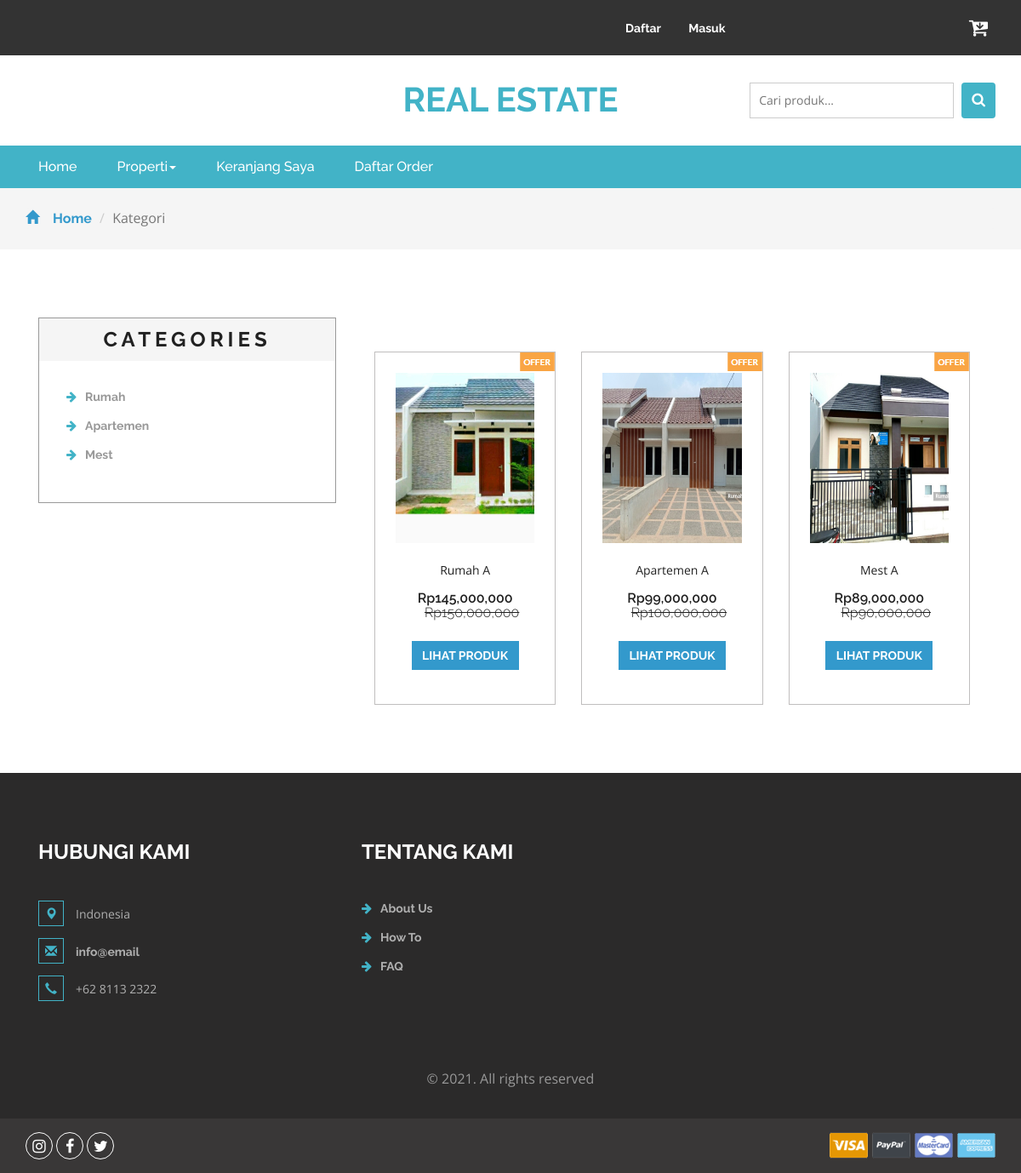
Screenshot of /search.php with the database file from the repository.
### tables this page shows
CREATE TABLE `kategori` (
  `idkategori` int(11) NOT NULL,
  `namakategori` varchar(20) NOT NULL,
  `tgldibuat` timestamp NOT NULL DEFAULT current_timestamp()
);

CREATE TABLE `produk` (
  `idproduk` int(11) NOT NULL,
  `idkategori` int(11) NOT NULL,
  `namaproduk` varchar(30) NOT NULL,
  `gambar` varchar(100) NOT NULL,
  `deskripsi` varchar(200) NOT NULL,
  `rate` int(11) NOT NULL,
  `hargabefore` int(11) NOT NULL,
  `hargaafter` int(11) NOT NULL,
  `tgldibuat` timestamp NOT NULL DEFAULT current_timestamp()
);

### search.php (the view, shortened to what this page needs)
<?php
include 'dbconnect.php';
$s = $_POST['Search'];
?>
<!DOCTYPE html>
<html>
<head>
<link href="css/bootstrap.css" rel="stylesheet" type="text/css" media="all" />
<link href="css/style.css" rel="stylesheet" type="text/css" media="all" />
<link href="css/font-awesome.css" rel="stylesheet">
</head>
<body>
	<div class="agileits_header">
		<div class="container">
			<div class="w3l_offers">
			</div>
			<div class="agile-login">
				<ul>
				<?php
				if(!isset($_SESSION['log'])){
					echo '
					<li><a href="registered.php"> Daftar</a></li>
					<li><a href="login.php">Masuk</a></li>
					';
				}
				?>
				</ul>
			</div>
			<div class="product_list_header">
					<a href="cart.php"><button class="w3view-cart" type="submit" name="submit" value=""><i class="fa fa-cart-arrow-down" aria-hidden="true"></i></button>
					 </a>
			</div>
			<div class="clearfix"> </div>
		</div>
	</div>
	<div class="logo_products">
		<div class="container">
		<div class="w3ls_logo_products_left1">
				<ul class="phone_email">
				</ul>
			</div>
			<div class="w3ls_logo_products_left">
				<h1><a href="index.php">Real Estate</a></h1>
			</div>
		<div class="w3l_search">
			<form action="search.php" method="post">
				<input type="search" name="Search" placeholder="Cari produk...">
				<button type="submit" class="btn btn-default search" aria-label="Left Align">
					<i class="fa fa-search" aria-hidden="true"> </i>
				</button>
			</form>
		</div>
			<div class="clearfix"> </div>
		</div>
	</div>
	<div class="navigation-agileits">
		<div class="container">
			<nav class="navbar navbar-default">
							<div class="collapse navbar-collapse" id="bs-megadropdown-tabs">
								<ul class="nav navbar-nav">
									<li class="active"><a href="index.php" class="act">Home</a></li>
									<li class="dropdown">
										<a href="#" class="dropdown-toggle" data-toggle="dropdown">Properti<b class="caret"></b></a>
									</li>
									<li><a href="cart.php">Keranjang Saya</a></li>
									<li><a href="konfirmasi.php">Daftar Order</a></li>
								</ul>
							</div>
							</nav>
			</div>
		</div>
	<div class="breadcrumbs">
		<div class="container">
			<ol class="breadcrumb breadcrumb1 animated wow slideInLeft" data-wow-delay=".5s">
				<li><a href="index.php"><span class="glyphicon glyphicon-home" aria-hidden="true"></span>Home</a></li>
				<li class="active">Kategori</li>
			</ol>
		</div>
	</div>
	<div class="products">
		<div class="container">
			<div class="col-md-4 products-left">
				<div class="categories">
					<h2>Categories</h2>
					<ul class="cate">
						<?php
														$kat=mysqli_query($conn,"SELECT * from kategori order by idkategori ASC");
														while($p=mysqli_fetch_array($kat)){
															?>
														<li><a href="kategori.php?idkategori=<?php echo $p['idkategori'] ?>"><i class="fa fa-arrow-right" aria-hidden="true"></i><?php echo $p['namakategori'] ?></a></li>
														<?php
																	}
														?>
					</ul>
				</div>
			</div>
			<div class="col-md-8 products-right">
				<div class="agile_top_brands_grids">
				<?php
					$brgs=mysqli_query($conn,"SELECT * from produk where namaproduk like '%$s%' or deskripsi like '%$s%' order by idproduk ASC");
					$x = mysqli_num_rows($brgs);
					if($x>0){
					while($p=mysqli_fetch_array($brgs)){
					?>
						<div class="col-md-4 top_brand_left">
						<div class="hover14 column">
							<div class="agile_top_brand_left_grid">
								<div class="agile_top_brand_left_grid_pos">
									<img src="images/offer.png" alt=" " class="img-responsive" />
								</div>
								<div class="agile_top_brand_left_grid1">
									<figure>
										<div class="snipcart-item block">
											<div class="snipcart-thumb">
												<a href="product.php?idproduk=<?php echo $p['idproduk'] ?>"><img src="<?php echo $p['gambar']?>" width="200px" height="200px"></a>
												<p><?php echo $p['namaproduk'] ?></p>
												<h4>Rp<?php echo number_format($p['hargaafter']) ?> <span>Rp<?php echo number_format($p['hargabefore']) ?></span></h4>
											</div>
											<div class="snipcart-details top_brand_home_details">
												<fieldset>
													<a href="product.php?idproduk=<?php echo $p['idproduk'] ?>"><input type="submit" class="button" value="Lihat Produk" /></a>
												</fieldset>
											</div>
										</div>
									</figure>
								</div>
							</div>
						</div>
					</div>
						<?php
							}
					} else {
						echo "Data tidak ditemukan, coba kata kunci lainnya";
					}
						?>
				</div>
			</div>
		</div>
	</div>
<div class="footer">
		<div class="container">
			<div class="w3_footer_grids">
				<div class="col-md-4 w3_footer_grid">
					<h3>Hubungi Kami</h3>
					<ul class="address">
						<li><i class="glyphicon glyphicon-map-marker" aria-hidden="true"></i>Indonesia</li>
						<li><i class="glyphicon glyphicon-envelope" aria-hidden="true"></i><a href="mailto:info@email">info@email</a></li>
						<li><i class="glyphicon glyphicon-earphone" aria-hidden="true"></i>+62 8113 2322</li>
					</ul>
				</div>
				<div class="col-md-3 w3_footer_grid">
					<h3>Tentang Kami</h3>
					<ul class="info">
						<li><i class="fa fa-arrow-right" aria-hidden="true"></i><a href="about.html">About Us</a></li>
						<li><i class="fa fa-arrow-right" aria-hidden="true"></i><a href="about.html">How To</a></li>
						<li><i class="fa fa-arrow-right" aria-hidden="true"></i><a href="about.html">FAQ</a></li>
					</ul>
				</div>
				<div class="clearfix"> </div>
			</div>
		</div>
		<div class="footer-copy">
			<div class="container">
				<p>© 2021. All rights reserved</p>
			</div>
		</div>
	</div>
	<div class="footer-botm">
			<div class="container">
				<div class="w3layouts-foot">
					<ul>
						<li><a href="#" class="w3_agile_instagram"><i class="fa fa-instagram" aria-hidden="true"></i></a></li>
						<li><a href="#" class="w3_agile_facebook"><i class="fa fa-facebook" aria-hidden="true"></i></a></li>
						<li><a href="#" class="agile_twitter"><i class="fa fa-twitter" aria-hidden="true"></i></a></li>
					</ul>
				</div>
				<div class="payment-w3ls">
					<img src="images/card.png" alt=" " class="img-responsive">
				</div>
				<div class="clearfix"> </div>
			</div>
		</div>
<link href="css/skdslider.css" rel="stylesheet">
</body>
</html>

### rows the page displays
kategori: namakategori "Rumah"
kategori: namakategori "Apartemen"
kategori: namakategori "Mest"
produk: gambar (picture), namaproduk "Rumah A", hargaafter "145,000,000", hargabefore "150,000,000"
produk: gambar (picture), namaproduk "Apartemen A", hargaafter "99,000,000", hargabefore "100,000,000"
produk: gambar (picture), namaproduk "Mest A", hargaafter "89,000,000", hargabefore "90,000,000"
